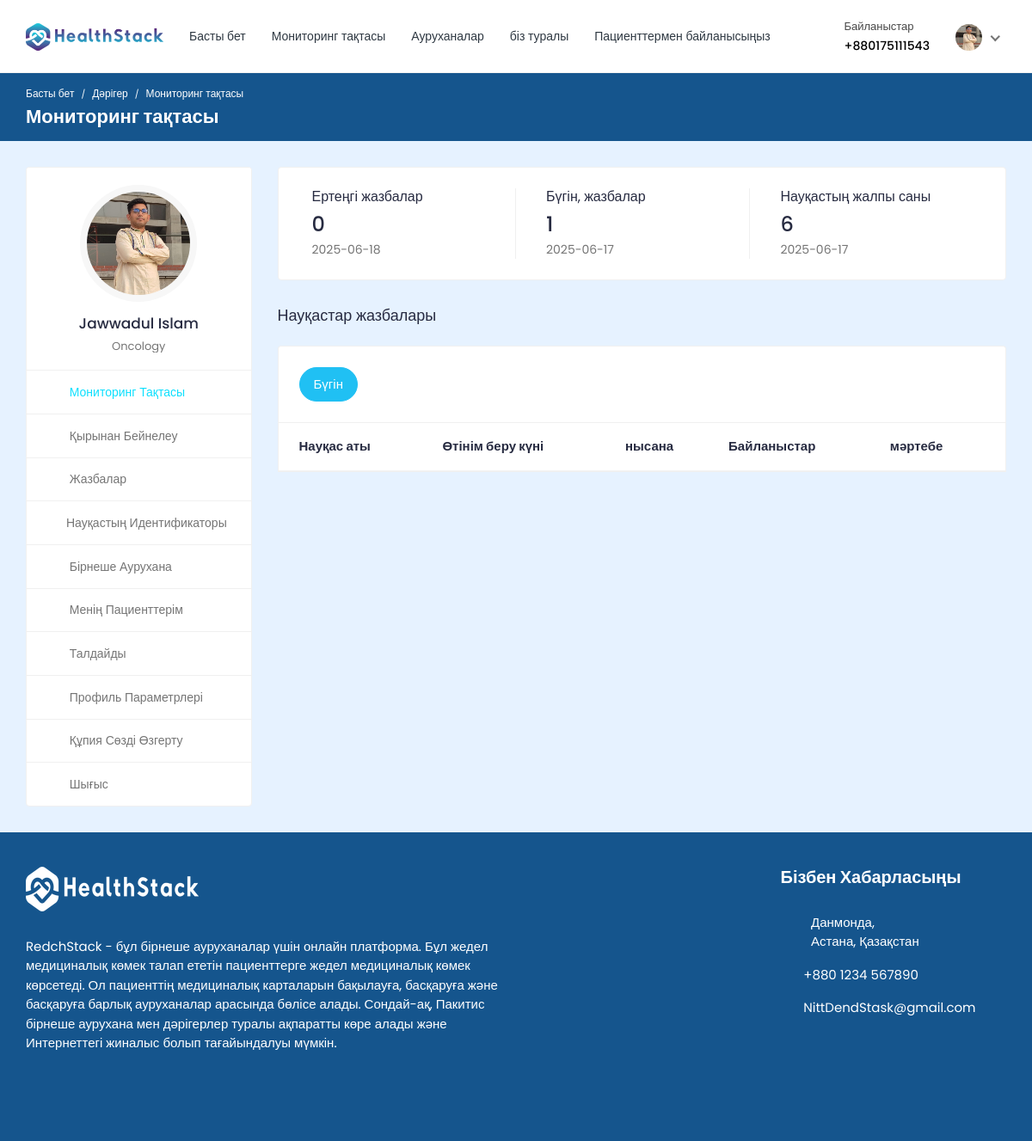
Page /doctor/doctor-dashboard/ (signed in) on the committed database.
### doctor/models.py (models this page shows, shortened)
class Doctor_Information(models.Model):
    DOCTOR_TYPE = (
        ('Cardiologists', 'Cardiologists'),
        ('Neurologists', 'Neurologists'),
        ('Pediatricians', 'Pediatricians'),
        ('Physiatrists', 'Physiatrists'),
        ('Dermatologists', 'Dermatologists'),
    )
    doctor_id = models.AutoField(primary_key=True)
    user = models.OneToOneField(User, on_delete=models.CASCADE, null=True, blank=True, related_name='profile')
    name = models.CharField(max_length=200, null=True, blank=True)
    username = models.CharField(max_length=200, null=True, blank=True)
    gender = models.CharField(max_length=200, null=True, blank=True)
    description = models.TextField(max_length=1000, null=True, blank=True)
    department = models.CharField(max_length=200, choices=DOCTOR_TYPE, null=True, blank=True)
    department_name = models.ForeignKey(hospital_department, on_delete=models.SET_NULL, null=True, blank=True)
    specialization = models.ForeignKey(specialization, on_delete=models.SET_NULL, null=True, blank=True)
    featured_image = models.ImageField(upload_to='doctors/', default='doctors/user-default.png', null=True, blank=True)
    certificate_image = models.ImageField(upload_to='doctors_certificate/', default='doctors_certificate/default.png', null=True, blank=True)
    email = models.EmailField(max_length=200, null=True, blank=True)
    phone_number = models.CharField(max_length=200, null=True, blank=True)
    nid = models.CharField(max_length=200, null=True, blank=True)
    visiting_hour = models.CharField(max_length=200, null=True, blank=True)
    consultation_fee = models.IntegerField(null=True, blank=True)
    report_fee = models.IntegerField(null=True, blank=True)
    dob = models.CharField(max_length=200, null=True, blank=True)
    institute = models.CharField(max_length=200, null=True, blank=True)
    degree = models.CharField(max_length=200, null=True, blank=True)
    completion_year = models.CharField(max_length=200, null=True, blank=True)
    work_place = models.CharField(max_length=200, null=True, blank=True)
    designation = models.CharField(max_length=200, null=True, blank=True)
    start_year = models.CharField(max_length=200, null=True, blank=True)
    end_year = models.CharField(max_length=200, null=True, blank=True)
    register_status =  models.CharField(max_length=200, null=True, blank=True)
    hospital_name = models.ForeignKey(Hospital_Information, on_delete=models.SET_NULL, null=True, blank=True)

### hospital_admin/models.py (models this page shows, shortened)
class specialization(models.Model):
    specialization_id = models.AutoField(primary_key=True)
    specialization_name = models.CharField(max_length=200, null=True, blank=True)
    hospital = models.ForeignKey(Hospital_Information, on_delete=models.CASCADE, null=True, blank=True)

### doctor/views.py (the view)
# urls.py: path('doctor-dashboard/',views.doctor_dashboard, name='doctor-dashboard'),
@csrf_exempt
@login_required(login_url="doctor-login")
@cache_control(no_cache=True, must_revalidate=True, no_store=True)
def doctor_dashboard(request):
        if request.user.is_authenticated:
            if request.user.is_doctor:
                doctor = Doctor_Information.objects.get(user=request.user)
                current_date = datetime.date.today()
                current_date_str = str(current_date)
                today_appointments = Appointment.objects.filter(date=current_date_str).filter(doctor=doctor).filter(appointment_status='confirmed')
                next_date = current_date + datetime.timedelta(days=1) # next days date
                next_date_str = str(next_date)
                next_days_appointment = Appointment.objects.filter(date=next_date_str).filter(doctor=doctor).filter(Q(appointment_status='pending') | Q(appointment_status='confirmed')).count()
                today_patient_count = Appointment.objects.filter(date=current_date_str).filter(doctor=doctor).annotate(count=Count('patient'))
                total_appointments_count = Appointment.objects.filter(doctor=doctor).annotate(count=Count('id'))
            else:
                return redirect('doctor-logout')
            context = {'doctor': doctor, 'today_appointments': today_appointments, 'today_patient_count': today_patient_count, 'total_appointments_count': total_appointments_count, 'next_days_appointment': next_days_appointment, 'current_date': current_date_str, 'next_date': next_date_str}
            return render(request, 'doctor-dashboard.html', context)
        else:
            return redirect('doctor-login')

### templates/doctor-dashboard.html (shortened to what this page needs)
{% load i18n %}
{% load static %}
<!DOCTYPE html>
<html lang="en">
  <head>
    <link
      rel="stylesheet"
      href="{% static 'HealthStack-System/css/Normal/bootstrap.min.css' %}"
    />
    <link
      rel="stylesheet"
      href="{% static 'HealthStack-System/plugins/Normal/fontawesome/css/fontawesome.min.css' %}"
    />
    <link
      rel="stylesheet"
      href="{% static 'HealthStack-System/plugins/Normal/fontawesome/css/all.min.css' %}"
    />
    <link
      rel="stylesheet"
      href="{% static 'HealthStack-System/css/Normal/style.css' %}"
    />
  </head>
  <body>
  {% if user.is_authenticated %}
    <div class="main-wrapper">
      <header class="header">{% include 'doctor-navbar.html' %}</header>
      <div class="breadcrumb-bar">
        <div class="container-fluid">
          <div class="row align-items-center">
            <div class="col-md-12 col-12">
              <nav aria-label="breadcrumb" class="page-breadcrumb">
                <ol class="breadcrumb">
                  <li class="breadcrumb-item">
                    <a href="{% url 'hospital_home'%}">{% trans 'Home' %}</a>
                  </li>
                  <li class="breadcrumb-item active" aria-current="page">{% trans 'Doctor' %}</li>
                  <li class="breadcrumb-item active" aria-current="page">{% trans 'Dashboard' %}</li>
                </ol>
              </nav>
              <h2 class="breadcrumb-title">{% trans 'Doctor Dashboard' %}</h2>{% include 'message.html' %}
            </div>
          </div>
        </div>
      </div>
      <div class="content">
        <div class="container-fluid">
          <div class="row">
            <div class="col-md-5 col-lg-4 col-xl-3 theiaStickySidebar">
              <div>{% include 'doctor-sidebar.html' %}</div>
            </div>
            <div class="col-md-7 col-lg-8 col-xl-9">
              <div class="row">
                <div class="col-md-12">
                  <div class="card dash-card">
                    <div class="card-body">
                      <div class="row">
                        <div class="col-md-12 col-lg-4">
                          <div class="dash-widget dct-border-rht">
                            <div class="dash-widget-info">
                              <h6>{% trans 'Next Day Appoinment' %}</h6>
                              <h3>{{next_days_appointment}}</h3>
                              <p class="text-muted">{{next_date}}</p>
                            </div>
                          </div>
                        </div>
                        <div class="col-md-12 col-lg-4">
                          <div class="dash-widget dct-border-rht">
                            <div class="dash-widget-info">
                              <h6>{% trans 'Today Patient' %}</h6>
                              <h3>{{today_patient_count.count}}</h3>
                              <p class="text-muted">{{current_date}}</p>
                            </div>
                          </div>
                        </div>
                        <div class="col-md-12 col-lg-4">
                          <div class="dash-widget">
                            <div class="dash-widget-info">
                              <h6>{% trans 'Total Appoinments' %}</h6>
                              <h3>{{total_appointments_count.count}}</h3>
                              <p class="text-muted">{{current_date}}</p>
                            </div>
                          </div>
                        </div>
                      </div>
                    </div>
                  </div>
                </div>
              </div>
              <div class="row">
                <div class="col-md-12">
                  <h4 class="mb-4">{% trans 'Patient Appoinment' %}</h4>
                  <div class="appointment-tab">
                    <ul class="nav nav-tabs nav-tabs-solid nav-tabs-rounded">
                      <li class="nav-item">
                        <a
                          class="nav-link active"
                          href="#today-appointments"
                          data-toggle="tab"
                          >{% trans 'Today' %}</a
                        >
                      </li>
                    </ul>
                      <div class="tab-pane" id="today-appointments">
                        <div class="card card-table mb-0">
                          <div class="card-body">
                            <div class="table-responsive">
                              <table
                                class="table table-hover table-center mb-0"
                              >
                                <thead>
                                  <tr>
                                    <th>{% trans 'Patient Name' %}</th>
                                    <th>{% trans 'Appt Date' %}</th>
                                    <th>{% trans 'Purpose' %}</th>
                                    <th>{% trans 'Contact' %}</th>
                                    <th>{% trans 'Status' %}</th>
                                  </tr>
                                </thead>
                              </table>
                            </div>
                          </div>
                        </div>
                      </div>
                    </div>
                  </div>
                </div>
              </div>
            </div>
          </div>
        </div>
      </div>
      {% include 'footer.html' %}
  {% else %}
  <p>{% trans 'You are not logged in' %}</p>
  {% endif %}
  </body>
</html>

### templates/doctor-navbar.html (shortened to what this page needs)
{% load i18n %}
{% load static %}
<nav class="navbar navbar-expand-lg header-nav">
  <div class="navbar-header">
    <a href="{% url 'hospital_home'%}" class="navbar-brand logo">
      <img
        src="{% static 'HealthStack-System/images/Normal/logo.jpg' %}"
        class="img-fluid"
        alt="Logo"
      />
    </a>
  </div>
  <div class="main-menu-wrapper">
    <ul class="main-nav">
      <li>
        <a href="{% url 'hospital_home'%}">{% trans 'Home' %}</a>
      </li>
      <li>
        <a href="{% url 'doctor-dashboard'%}">{% trans 'Dashboard' %}</a>
      </li>
      <li><a href="{% url 'multiple-hospital' %}" style="text-decoration: none;">{% trans 'Hospitals' %}</a></li>
      <li>
        <a href="{% url 'about-us'%}">{% trans 'About Us' %}</a>
      </li>
      <li>
        <a href="{% url 'chat-home' pk=user.id %}">{% trans 'Chat with Patients' %}</a>
      </li>
    </ul>
  </div>
  <ul class="nav header-navbar-rht">
    <li class="nav-item contact-item">
      <div class="header-contact-img">
        <i class="far fa-hospital"></i>
      </div>
      <div class="header-contact-detail">
        <p class="contact-header">{% trans 'Contact' %}</p>
        <p class="contact-info-header">+88{{doctor.phone_number}}</p>
      </div>
    </li>
    <li class="nav-item dropdown has-arrow logged-item">
      <a href="#" class="dropdown-toggle nav-link" data-toggle="dropdown">
        <span class="user-img">
          <img
            class="rounded-circle"
            src="{{ doctor.featured_image.url }}"
            width="31"
            alt="Darren Elder"
          />
        </span>
      </a>
    </li>
  </ul>
</nav>

### templates/doctor-sidebar.html (shortened to what this page needs)
{% load i18n %}
{% load static %}
<div class="profile-sidebar">
  <div class="widget-profile pro-widget-content">
    <div class="profile-info-widget">
      <a href="#" class="booking-doc-img">
        <img
          src="{{ doctor.featured_image.url }}"
          alt="User Image"
        />
      </a>
      <div class="profile-det-info">
        <h3>{{ doctor.name }}</h3>
        <div class="patient-details">
          <h5 class="mb-0">{{doctor.specialization.specialization_name}}</h5>
        </div>
      </div>
    </div>
  </div>
  <div class="dashboard-widget">
    <nav class="dashboard-menu sidebar">
      <ul>
        <li class="active">
          <a href="{% url 'doctor-dashboard' %}">
            <i class="fas fa-columns"></i>
            <span>{% trans 'Dashboard' %}</span>
          </a>
        </li>
        <li>
        <a href="{% url 'doctor-profile' pk=doctor.doctor_id %}">
          <i class="fas fa-user"></i>
          <span>{% trans 'Profile' %}</span>
        </a>
      </li>
        <li>
          <a href="{% url 'appointments'%}">
            <i class="fas fa-user-circle"></i>
            <span>{% trans 'Appoinment' %}</span>
          </a>
        </li>
        <li class="nav-item has-submenu">
            <a href="#" class="nav-link"><i class="fas fa-search"></i><span>{% trans 'Patient ID' %}</span></a>
        </li>
        <li>
          <a href="{% url 'multiple-hospital' %}">
            <i class="fas fa-hospital"></i>
            <span>{% trans 'Multiple Hospital' %}</span>
          </a>
      </li>
        <li>
          <a href="{% url 'my-patients' %}">
            <i class="fas fa-user-injured"></i>
            <span>{% trans 'My Patients' %}</span>
          </a>
        </li>
        <li>
          <a href="{% url 'doctor-test-list'%}" target="_blank">
            <i class="fas fa-hourglass-start"></i>
            <span>{% trans 'Test Information' %}</span>
          </a>
        </li>
        <li>
          <a
            href="{% url 'doctor-profile-settings' %}"
          >
            <i class="fas fa-user-cog"></i>
            <span>{% trans 'Profile Settings' %}</span>
          </a>
        </li>
        <li>
          <a href="{% url 'doctor-change-password' pk=user.id%}">
            <i class="fas fa-lock"></i>
            <span>{% trans 'Change Password' %}</span>
          </a>
        </li>
        <li>
          <a href="{% url 'doctor-logout'%}">
            <i class="fas fa-sign-out-alt"></i>
            <span>{% trans 'Logout' %}</span>
          </a>
        </li>
      </ul>
    </nav>
  </div>
</div>

### rows in the picture
Doctor_Information: phone_number "0175111543", featured_image (picture), name "Jawwadul Islam", specialization.specialization_name "Oncology"

### other values in the picture
{{ next_days_appointment }} "0"
{{ next_date }} "2025-06-18"
{{ today_patient_count.count }} "1"
{{ current_date }} "2025-06-17"
{{ total_appointments_count.count }} "6"
